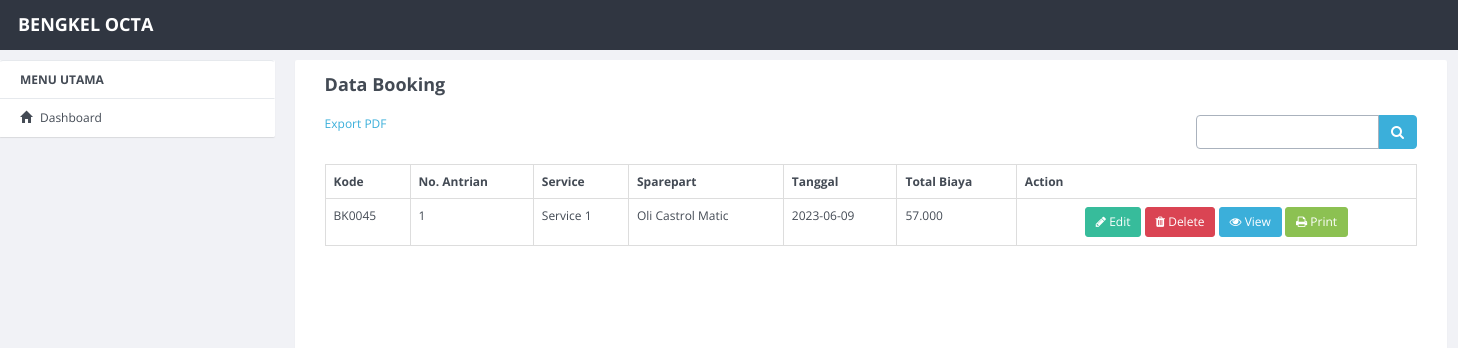
/index.php/transaksi/booking, run on the app's committed database.
### tables this page shows
CREATE TABLE `booking` (
  `id_booking` int(11) NOT NULL,
  `tgl_booking` date DEFAULT NULL,
  `no_antrian` int(11) DEFAULT NULL,
  `total_biaya` int(11) DEFAULT NULL,
  `id_sparepart` int(11) NOT NULL,
  `id_customer` int(11) DEFAULT NULL,
  `jenis_service` varchar(255) DEFAULT NULL,
  `nama_customer` varchar(255) NOT NULL
);

CREATE TABLE `sparepart` (
  `kd_sparepart` int(11) NOT NULL,
  `nama_sparepart` varchar(255) DEFAULT NULL,
  `qty` int(11) DEFAULT NULL,
  `harga` int(11) DEFAULT NULL
);

### application/controllers/transaksi/Booking.php (called while the page is built, shortened)
<?php
class Booking extends CI_Controller
{
  function __construct()
  {
    $this->load->model('Booking_model');
    $this->load->model('No_urut');
    $this->load->library('form_validation');
  }
  public function index()
  {
    $q = urldecode($this->input->get('q', TRUE));
    $start = intval($this->input->get('start'));
    if ($q <> '') {
      $config['base_url'] = base_url() . 'transaksi/booking/index.html?q=' . urlencode($q);
      $config['first_url'] = base_url() . 'transaksi/booking/index.html?q=' . urlencode($q);
    } else {
      $config['base_url'] = base_url() . 'transaksi/booking/index.html';
      $config['first_url'] = base_url() . 'transaksi/booking/index.html';
    }
    $config['per_page'] = 10;
    $config['page_query_string'] = TRUE;
    $config['total_rows'] = $this->Booking_model->total_rows($q);
    $booking = $this->Booking_model->get_limit_data($config['per_page'], $start, $q);
    $this->load->library('pagination');
    $this->pagination->initialize($config);
    $data = array(
      'booking_data' => $booking,
      'q' => $q,
      'pagination' => $this->pagination->create_links(),
      'total_rows' => $config['total_rows'],
      'start' => $start,
      'konten' => 'transaksi/booking/booking_list',
      'judul' => 'Data Booking',
    );
    $this->load->view('dashboard', $data);
  }
}

### index.php (called while the page is built, shortened)
<?php
require_once BASEPATH.'core/CodeIgniter.php';

### application/config/config.php (called while the page is built, shortened)
<?php
$base_url = ((isset($_SERVER['HTTPS']) && $_SERVER['HTTPS'] == "on") ? "https" : "http");
$base_url .= "://" . @$_SERVER['HTTP_HOST'];
$base_url .=     str_replace(basename($_SERVER['SCRIPT_NAME']), "", $_SERVER['SCRIPT_NAME']);
$config['base_url'] = $base_url;
$config['index_page'] = '';
$config['uri_protocol']	= 'REQUEST_URI';
$config['url_suffix'] = '.html';
$config['language']	= 'english';
$config['charset'] = 'UTF-8';
$config['enable_hooks'] = FALSE;
$config['subclass_prefix'] = 'MY_';
$config['composer_autoload'] = FALSE;
$config['permitted_uri_chars'] = 'a-z 0-9~%.:_\-';
$config['enable_query_strings'] = FALSE;
$config['controller_trigger'] = 'c';
$config['function_trigger'] = 'm';
$config['directory_trigger'] = 'd';
$config['allow_get_array'] = TRUE;
$config['log_threshold'] = 0;
$config['log_path'] = '';
$config['log_file_extension'] = '';
$config['log_file_permissions'] = 0644;
$config['log_date_format'] = 'Y-m-d H:i:s';
$config['error_views_path'] = '';
$config['cache_path'] = '';
$config['cache_query_string'] = FALSE;
$config['encryption_key'] = '';
$config['sess_driver'] = 'files';
$config['sess_cookie_name'] = 'ci_session';
$config['sess_expiration'] = 7200;
$config['sess_save_path'] = NULL;
$config['sess_match_ip'] = FALSE;
$config['sess_time_to_update'] = 300;
$config['sess_regenerate_destroy'] = FALSE;
$config['cookie_prefix']	= '';
$config['cookie_domain']	= '';
$config['cookie_path']		= '/';
$config['cookie_secure']	= FALSE;
$config['cookie_httponly'] 	= FALSE;
$config['standardize_newlines'] = FALSE;
$config['global_xss_filtering'] = FALSE;
$config['csrf_protection'] = FALSE;
$config['csrf_token_name'] = 'csrf_test_name';
$config['csrf_cookie_name'] = 'csrf_cookie_name';
$config['csrf_expire'] = 7200;
$config['csrf_regenerate'] = TRUE;
$config['csrf_exclude_uris'] = array();
$config['compress_output'] = FALSE;
$config['time_reference'] = 'local';
$config['rewrite_short_tags'] = FALSE;
$config['proxy_ips'] = '';

### application/models/Booking_model.php (called while the page is built, shortened)
<?php
class Booking_model extends CI_Model
{
  public $table = 'booking';
  public $id    = 'id_booking';
  public $order = 'DESC';
  function total_rows($q = NULL)
  {
    $this->db->from($this->table);
    $this->db->join('sparepart', $this->table . '.id_sparepart = sparepart.kd_sparepart', 'left');
    $this->db->order_by($this->id, $this->order);
    $this->db->like($this->table . '.id_booking', $q);
    $this->db->or_like($this->table . '.no_antrian', $q);
    $this->db->or_like($this->table . '.tgl_booking', $q);
    $this->db->or_like($this->table . '.total_biaya', $q);
    $this->db->or_like('sparepart.nama_sparepart', $q);
    return $this->db->count_all_results();
  }
  function get_limit_data($limit, $start = 0, $q = NULL)
  {
    $this->db->select($this->table . '.*, sparepart.nama_sparepart');
    $this->db->from($this->table);
    $this->db->join('sparepart', $this->table . '.id_sparepart = sparepart.kd_sparepart', 'left');
    $this->db->order_by($this->id, $this->order);
    $this->db->like($this->table . '.id_booking', $q);
    $this->db->or_like($this->table . '.no_antrian', $q);
    $this->db->or_like($this->table . '.tgl_booking', $q);
    $this->db->or_like($this->table . '.total_biaya', $q);
    $this->db->or_like('sparepart.nama_sparepart', $q);
    $this->db->limit($limit, $start);
    return $this->db->get()->result();
  }
}
?>

### application/views/transaksi/booking/booking_list.php (the view, shortened to what this page needs)
<div class="row" style="margin-bottom: 10px">
  <div class="col-md-4">
    <a href="<?= base_url('/booking/exportpdf'); ?>">
      Export PDF
    </a>
  </div>
  <div class="col-md-4 text-center">
  </div>
  <div class="col-md-1 text-right">
  </div>
  <div class="col-md-3 text-right">
    <form action="<?php echo site_url('transaksi/booking/index'); ?>" class="form-inline" method="get">
      <div class="input-group">
        <input type="text" class="form-control" name="q" value="<?php echo $q; ?>">
        <span class="input-group-btn">
          <button class="btn btn-primary" type="submit">
            <i class="fa fa-search"></i>
          </button>
        </span>
      </div>
    </form>
  </div>
</div>
<table class="table table-bordered" style="margin-bottom: 10px">
  <tr>
    <th>Kode</th>
    <th>No. Antrian</th>
    <th>Service</th>
    <th>Sparepart</th>
    <th>Tanggal</th>
    <th>Total Biaya</th>
    <th>Action</th>
  </tr>
  <?php foreach ($booking_data as $booking) { ?>
    <tr>
      <td>BK<?php echo str_pad($booking->id_booking, 4, "0", STR_PAD_LEFT)  ?></td>
      <td><?= $booking->no_antrian ?></td>
      <td><?= $booking->jenis_service ?></td>
      <td><?= $booking->nama_sparepart ?></td>
      <td><?= $booking->tgl_booking ?></td>
      <td><?= number_format($booking->total_biaya, 0, ',', '.') ?></td>
      <td style="text-align:center">
        <a href="<?php echo site_url('transaksi/booking/update/' . $booking->id_booking) ?>" class="btn btn-info btn-sm "><span class="fa fa-pencil"></span> Edit</a>
        <a href="<?php echo site_url('transaksi/booking/delete/' . $booking->id_booking) ?>" onclick="return confirm('Are you sure you want to delete this item?')" class="btn btn-danger btn-sm"><span class="fa fa-trash"></span> Delete</a>
        <a href="#" class="btn btn-primary btn-sm" data-toggle="modal" data-target="#bookingModal<?php echo $booking->id_booking; ?>"><span class="fa fa-eye"></span> View</a>
        <a href="<?= base_url('transaksi/booking/print_booking/' . $booking->id_booking); ?>" class="btn btn-success btn-sm" target="_blank"><span class="fa fa-print"></span> Print</a>
      </td>
    </tr>
  <?php } ?>
</table>
<div class="row">
  <div class="col-md-6 text-right">
  </div>
</div>

### data on the page
booking: id_booking "0045", no_antrian "1", jenis_service "Service 1", id_sparepart.nama_sparepart "Oli Castrol Matic", tgl_booking "2023-06-09", total_biaya "57.000"

### other printed values
$judul "Data Booking"
